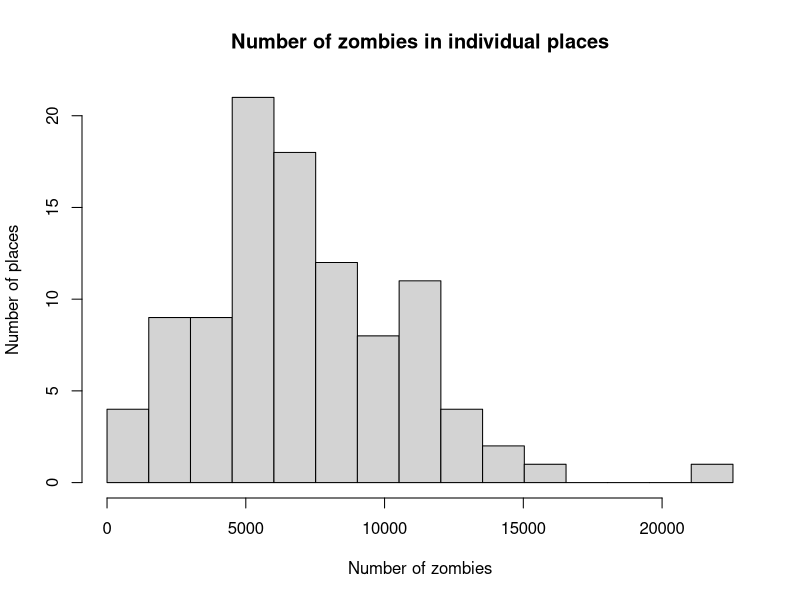
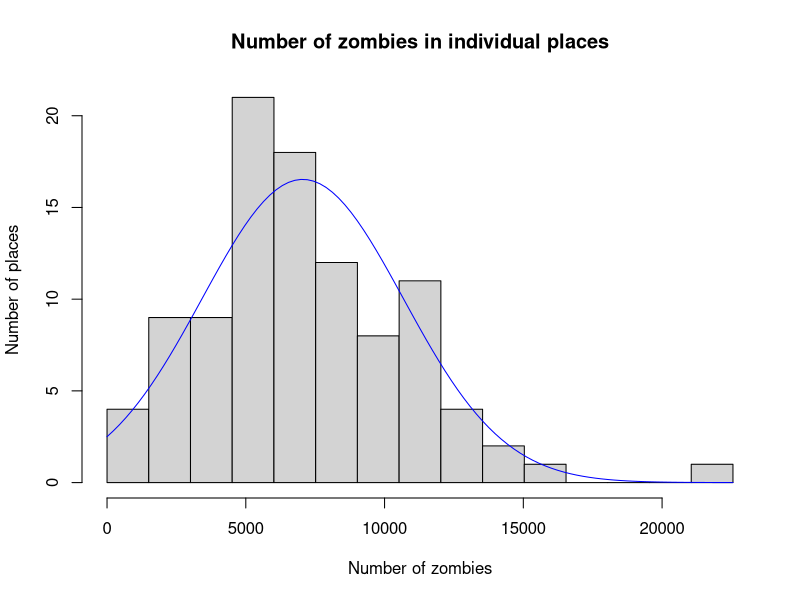
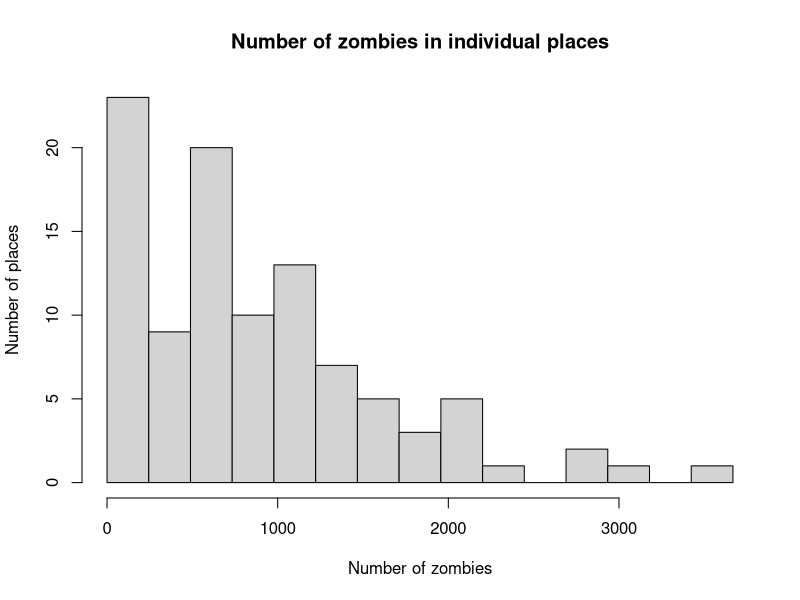

Reproduce these figures in R, in order.
## ---- chunk 1
set.seed(28101994)
## ---- chunk 2
nextDaysZombies <- function(numberOfZombies) {
  victimsVec <- rpois(numberOfZombies, lambda=5)
  victims <- sum(victimsVec)
  newZombies <- rbinom(1, victims, 0.5)
  return(newZombies + numberOfZombies)
}

#Note that number of zombies can be a vector
zombiesNthDay <- function(numberOfZombies, days) {
  while(days > 0){
    numberOfZombies <- sapply(numberOfZombies, nextDaysZombies)
    days <- days - 1
  }
  return(numberOfZombies)
}
## ---- chunk 3
zombiesNthDay(1, days=7)
## ---- chunk 4
zombieData <- zombiesNthDay(rep(1, 100), days=7)

## ---- chunk 5
paste("Point estimate: ", mean(zombieData))
t.test(zombieData)

intrervalDiviation <- qnorm(0.975)*sqrt(var(zombieData) / length(zombieData))
paste("CLT 95 % estimate: ", 
      mean(zombieData) - intrervalDiviation, 
      mean(zombieData) + intrervalDiviation
      )
## ---- chunk 6
hist(zombieData, xlim = c(0, max(zombieData)), 
     breaks = seq(0, max(zombieData), max(zombieData)/15),
     main=paste("Number of zombies in individual places"), 
     xlab=paste("Number of zombies" ), ylab=paste("Number of places" )
     )
## ---- chunk 7
shapiro.test(zombieData)
## ---- chunk 8
hist(zombieData, xlim = c(0, max(zombieData)), 
     breaks = seq(0, max(zombieData), max(zombieData)/15),
     main=paste("Number of zombies in individual places"), 
     xlab=paste("Number of zombies" ), ylab=paste("Number of places" )
    )
curve(
  dnorm(x, mean = mean(zombieData), sd = sqrt(var(zombieData)))
  *(max(zombieData)/15) *length(zombieData), 
    #The "*(max(zombieData)/15) *length(zombieData)" transformation is necessary  
    #  because we want the area under the curve to be the same 
    #  as the area under the histogram.
  from = 0, to = max(zombieData), add = TRUE,
  col = "blue"
  )
## ---- chunk 9
simulateZombieAdv <- function(numberOfVictims, pKill) {
  newZombies <- 0
  for(i in 1:numberOfVictims){
    
    bitten <- rbinom(1, 1, 0.5)
    if(bitten == 0) {
      
      killed <- rbinom(1, 1, pKill)
      if(killed == 1) { return(newZombies - 1) }
      
    } 
    else{
      newZombies <- newZombies + 1
    }
  }
  
  return(newZombies)
}

nextDaysZombiesAdv <- function(numberOfZombies, pKill) {
  victimsVec <- rpois(numberOfZombies, lambda=5)
  newZombiesVec <- sapply(victimsVec, simulateZombieAdv, pKill=pKill)
  newZombies <- sum(newZombiesVec)
  return(newZombies + numberOfZombies)
}

zombiesNthDayAdv <- function(numberOfZombies, days, pKill = 1/5) {
  while(days > 0){
    numberOfZombies[numberOfZombies > 0] <- sapply(
      numberOfZombies[numberOfZombies > 0], 
      nextDaysZombiesAdv, pKill=pKill)
    days <- days - 1
  }
  return(numberOfZombies)
}
## ---- chunk 10
zombieDataAdv <- zombiesNthDayAdv(rep(1, 100), days=7)
## ---- chunk 11
paste("Point estimate: ", mean(zombieDataAdv))
t.test(zombieDataAdv)

intrervalDiviationAdv <- qnorm(0.975)*sqrt(var(zombieDataAdv) / length(zombieDataAdv))
paste("CLT 95 % estimate: ", 
      mean(zombieDataAdv) - intrervalDiviationAdv, 
      mean(zombieDataAdv) + intrervalDiviationAdv
      )
## ---- chunk 12
hist(zombieDataAdv, 
     xlim = c(0, max(zombieDataAdv)), 
     breaks = seq(0, max(zombieDataAdv), max(zombieDataAdv)/15),
     main=paste("Number of zombies in individual places"), 
     xlab=paste("Number of zombies" ), ylab=paste("Number of places")
    )
## ---- chunk 13
length(zombieDataAdv[zombieDataAdv <= 1000]) / length(zombieDataAdv)
## ---- chunk 14

computeMinimumReqKillProbability <- function(percOfCleanPlaces, maxDepth, numOfObser){
  pMaxKill = 1
  pMinKill = 0

  iterations <- maxDepth
  
  repeat {
    pCurrKill = (pMaxKill + pMinKill) / 2
    pLastWorking = pMaxKill

    zombieDataAdvProb <- zombiesNthDayAdv(
      rep(1, numOfObser), 
      days=7, pKill = pCurrKill
      )
    
    zeroZombiesLocations <- length(zombieDataAdvProb[zombieDataAdvProb == 0])
    if(zeroZombiesLocations / length(zombieDataAdvProb) > percOfCleanPlaces){
      pMaxKill = pCurrKill
      pLastWorking = pCurrKill
    } else {
      pMinKill = pCurrKill
    }
    iterations <- iterations - 1
    if(iterations < 0) { return(pLastWorking) }
  }
}

#Use smaller third parameter to speed up simulation
pMinimumToKill = computeMinimumReqKillProbability(0.1, 5, 250)
pMinimumToKill
## ---- chunk 15
zombDataAdvPMin <- zombiesNthDayAdv(rep(1, 100), days=7, pKill=pMinimumToKill)
paste("Point estimate: ", mean(zombDataAdvPMin))
t.test(zombDataAdvPMin)

intrerDivAdvPMin <- qnorm(0.975)*sqrt(var(zombDataAdvPMin) / length(zombDataAdvPMin))
paste("CLT 95 % estimate: ", 
      mean(zombDataAdvPMin) - intrerDivAdvPMin, 
      mean(zombDataAdvPMin) + intrerDivAdvPMin
      )
